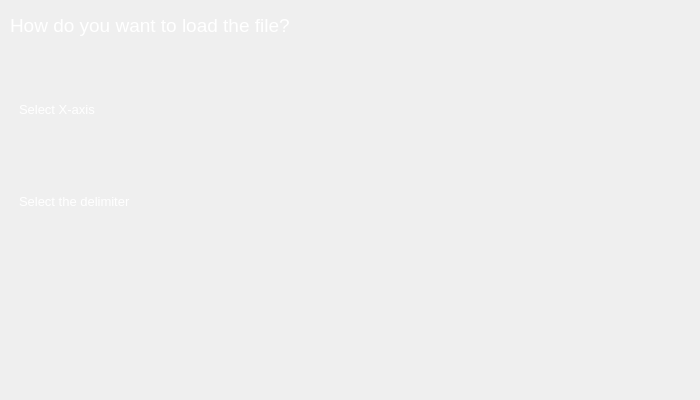
<?xml version="1.0" encoding="UTF-8"?>
<ui version="4.0">
 <class>CsvLoadDialog</class>
 <widget class="QWidget" name="CsvLoadDialog">
  <property name="geometry">
   <rect>
    <x>0</x>
    <y>0</y>
    <width>700</width>
    <height>400</height>
   </rect>
  </property>
  <property name="minimumSize">
   <size>
    <width>700</width>
    <height>400</height>
   </size>
  </property>
  <property name="maximumSize">
   <size>
    <width>16777215</width>
    <height>16777215</height>
   </size>
  </property>
  <property name="windowTitle">
   <string>CsvLoadDialog</string>
  </property>
  <property name="styleSheet">
   <string notr="true">color: rgb(255, 255, 255);</string>
  </property>
  <layout class="QGridLayout" name="gridLayout">
   <property name="leftMargin">
    <number>10</number>
   </property>
   <property name="topMargin">
    <number>10</number>
   </property>
   <property name="rightMargin">
    <number>10</number>
   </property>
   <property name="bottomMargin">
    <number>10</number>
   </property>
   <property name="spacing">
    <number>10</number>
   </property>
   <item row="2" column="0">
    <widget class="QWidget" name="widget" native="true">
     <property name="minimumSize">
      <size>
       <width>300</width>
       <height>0</height>
      </size>
     </property>
     <property name="maximumSize">
      <size>
       <width>300</width>
       <height>16777215</height>
      </size>
     </property>
     <layout class="QGridLayout" name="gridLayout_2">
      <item row="1" column="0" colspan="2">
       <widget class="QWWindowButton" name="widget_LoadingType" native="true">
        <property name="minimumSize">
         <size>
          <width>0</width>
          <height>50</height>
         </size>
        </property>
        <property name="maximumSize">
         <size>
          <width>16777215</width>
          <height>50</height>
         </size>
        </property>
       </widget>
      </item>
      <item row="2" column="0">
       <widget class="QLabel" name="title_3">
        <property name="minimumSize">
         <size>
          <width>0</width>
          <height>20</height>
         </size>
        </property>
        <property name="maximumSize">
         <size>
          <width>16777215</width>
          <height>200</height>
         </size>
        </property>
        <property name="font">
         <font>
          <pointsize>10</pointsize>
         </font>
        </property>
        <property name="text">
         <string>Select the delimiter</string>
        </property>
        <property name="alignment">
         <set>Qt::AlignmentFlag::AlignLeading|Qt::AlignmentFlag::AlignLeft|Qt::AlignmentFlag::AlignVCenter</set>
        </property>
       </widget>
      </item>
      <item row="0" column="0" colspan="2">
       <widget class="QLabel" name="title_2">
        <property name="minimumSize">
         <size>
          <width>0</width>
          <height>20</height>
         </size>
        </property>
        <property name="maximumSize">
         <size>
          <width>16777215</width>
          <height>20</height>
         </size>
        </property>
        <property name="font">
         <font>
          <pointsize>10</pointsize>
         </font>
        </property>
        <property name="text">
         <string>Select X-axis</string>
        </property>
        <property name="alignment">
         <set>Qt::AlignmentFlag::AlignLeading|Qt::AlignmentFlag::AlignLeft|Qt::AlignmentFlag::AlignVCenter</set>
        </property>
       </widget>
      </item>
      <item row="4" column="0" colspan="2">
       <widget class="QWidget" name="widget_2" native="true">
        <layout class="QHBoxLayout" name="horizontalLayout">
         <property name="leftMargin">
          <number>0</number>
         </property>
         <property name="topMargin">
          <number>0</number>
         </property>
         <property name="rightMargin">
          <number>0</number>
         </property>
         <property name="bottomMargin">
          <number>0</number>
         </property>
         <item>
          <widget class="QtMaterialRaisedButton" name="button_cancel" native="true">
           <property name="minimumSize">
            <size>
             <width>100</width>
             <height>30</height>
            </size>
           </property>
           <property name="maximumSize">
            <size>
             <width>100</width>
             <height>30</height>
            </size>
           </property>
          </widget>
         </item>
         <item>
          <widget class="QtMaterialRaisedButton" name="button_loadit" native="true">
           <property name="minimumSize">
            <size>
             <width>100</width>
             <height>30</height>
            </size>
           </property>
           <property name="maximumSize">
            <size>
             <width>100</width>
             <height>30</height>
            </size>
           </property>
          </widget>
         </item>
         <item>
          <spacer name="horizontalSpacer">
           <property name="orientation">
            <enum>Qt::Orientation::Horizontal</enum>
           </property>
           <property name="sizeHint" stdset="0">
            <size>
             <width>40</width>
             <height>20</height>
            </size>
           </property>
          </spacer>
         </item>
         <item>
          <widget class="FluBusyProgressRing" name="widget_loading" native="true">
           <property name="minimumSize">
            <size>
             <width>30</width>
             <height>30</height>
            </size>
           </property>
           <property name="maximumSize">
            <size>
             <width>30</width>
             <height>30</height>
            </size>
           </property>
          </widget>
         </item>
        </layout>
       </widget>
      </item>
      <item row="3" column="0">
       <spacer name="verticalSpacer">
        <property name="orientation">
         <enum>Qt::Orientation::Vertical</enum>
        </property>
        <property name="sizeHint" stdset="0">
         <size>
          <width>20</width>
          <height>40</height>
         </size>
        </property>
       </spacer>
      </item>
      <item row="2" column="1">
       <widget class="FluComboBox" name="widget_DelimiterType" native="true">
        <property name="minimumSize">
         <size>
          <width>0</width>
          <height>40</height>
         </size>
        </property>
        <property name="maximumSize">
         <size>
          <width>16777215</width>
          <height>40</height>
         </size>
        </property>
       </widget>
      </item>
     </layout>
    </widget>
   </item>
   <item row="2" column="1">
    <widget class="QStackedWidget" name="stackedWidget">
     <property name="currentIndex">
      <number>0</number>
     </property>
     <widget class="QWidget" name="page_type">
      <layout class="QGridLayout" name="gridLayout_4">
       <property name="leftMargin">
        <number>0</number>
       </property>
       <property name="topMargin">
        <number>0</number>
       </property>
       <property name="rightMargin">
        <number>0</number>
       </property>
       <property name="bottomMargin">
        <number>0</number>
       </property>
       <property name="spacing">
        <number>0</number>
       </property>
       <item row="0" column="0">
        <widget class="QScrollArea" name="scrollArea">
         <property name="styleSheet">
          <string notr="true">QWidget{
color: rgb(255, 255, 255);
background-color: #00000000;
}
QScrollArea{
border: 0px solid;
border-right-width: 0px;
background-color: #00000000;
}
QScrollBar:vertical {
border: none;
background: rgba(255, 255, 255,0);
width: 6px;
margin: 0px 0 0px 0;
}
QScrollBar::handle:vertical {
background: rgb(70, 70, 70);
min-height: 20px;
border-radius: 2px;
border: none;
}
QScrollBar::handle:vertical::hover {
background: rgb(120, 120, 120);
min-height: 20px;
border-radius: 2px;
border: none;
}
QScrollBar::handle:vertical::pressed {
background: rgb(100, 100, 100);
min-height: 20px;
border-radius: 2px;
border: none;
}
QScrollBar::add-line:vertical {
border: 0px solid grey;
background: #32CC99;
height: 0px;
subcontrol-position: bottom;
subcontrol-origin: margin;
}
QScrollBar::sub-line:vertical {
border: 0px solid grey;
background: #32CC99;
height: 0px;
subcontrol-position: top;
subcontrol-origin: margin;
}
QScrollBar::add-page:vertical, QScrollBar::sub-page:vertical {
background: none;
width: 0px;
height: 0px;
}
QScrollBar:horizontal {
border: none;
background: rgba(255, 255, 255,0);
height: 6px;
margin: 0px 0 0px 0;
}
QScrollBar::handle:horizontal {
background: rgb(70, 70, 70);
min-height: 20px;
border-radius: 2px;
border: none;
}
QScrollBar::handle:horizontal::hover {
background: rgb(120, 120, 120);
min-height: 20px;
border-radius: 2px;
border: none;
}
QScrollBar::handle:horizontal::pressed {
background: rgb(100, 100, 100);
min-height: 20px;
border-radius: 2px;
border: none;
}
QScrollBar::add-line:horizontal {
border: 0px solid grey;
background: #32CC99;
height: 0px;
subcontrol-position: bottom;
subcontrol-origin: margin;
}
QScrollBar::sub-line:horizontal {
border: 0px solid grey;
background: #32CC99;
width: 0px;
subcontrol-position: top;
subcontrol-origin: margin;
}
QScrollBar::add-page:horizontal, QScrollBar::sub-page:horizontal {
background: none;
width: 0px;
height: 0px;
}</string>
         </property>
         <property name="widgetResizable">
          <bool>true</bool>
         </property>
         <widget class="QWidget" name="scrollArea_box">
          <property name="geometry">
           <rect>
            <x>0</x>
            <y>0</y>
            <width>370</width>
            <height>300</height>
           </rect>
          </property>
          <layout class="QGridLayout" name="gridLayout_5">
           <property name="leftMargin">
            <number>5</number>
           </property>
           <property name="topMargin">
            <number>5</number>
           </property>
           <property name="rightMargin">
            <number>5</number>
           </property>
           <property name="bottomMargin">
            <number>5</number>
           </property>
           <property name="spacing">
            <number>0</number>
           </property>
           <item row="0" column="0">
            <widget class="FluVRadioGroupBox" name="radioBox" native="true"/>
           </item>
          </layout>
         </widget>
        </widget>
       </item>
      </layout>
     </widget>
     <widget class="QWidget" name="page_null">
      <layout class="QGridLayout" name="gridLayout_3">
       <property name="leftMargin">
        <number>0</number>
       </property>
       <property name="topMargin">
        <number>0</number>
       </property>
       <property name="rightMargin">
        <number>0</number>
       </property>
       <property name="bottomMargin">
        <number>0</number>
       </property>
       <property name="spacing">
        <number>0</number>
       </property>
       <item row="0" column="0">
        <widget class="QLabel" name="label_null">
         <property name="sizePolicy">
          <sizepolicy hsizetype="Preferred" vsizetype="Preferred">
           <horstretch>0</horstretch>
           <verstretch>0</verstretch>
          </sizepolicy>
         </property>
         <property name="text">
          <string>There's nothing here</string>
         </property>
         <property name="alignment">
          <set>Qt::AlignmentFlag::AlignCenter</set>
         </property>
        </widget>
       </item>
      </layout>
     </widget>
    </widget>
   </item>
   <item row="1" column="0" colspan="2">
    <widget class="QLineEdit" name="lineEdit_file">
     <property name="minimumSize">
      <size>
       <width>0</width>
       <height>30</height>
      </size>
     </property>
     <property name="maximumSize">
      <size>
       <width>16777215</width>
       <height>30</height>
      </size>
     </property>
     <property name="font">
      <font>
       <pointsize>8</pointsize>
      </font>
     </property>
     <property name="styleSheet">
      <string notr="true">background-color: rgba(255, 255, 255, 0);
border: 0;</string>
     </property>
     <property name="text">
      <string/>
     </property>
     <property name="readOnly">
      <bool>true</bool>
     </property>
    </widget>
   </item>
   <item row="0" column="0" colspan="2">
    <widget class="QLabel" name="title">
     <property name="minimumSize">
      <size>
       <width>0</width>
       <height>30</height>
      </size>
     </property>
     <property name="maximumSize">
      <size>
       <width>16777215</width>
       <height>30</height>
      </size>
     </property>
     <property name="font">
      <font>
       <pointsize>14</pointsize>
      </font>
     </property>
     <property name="text">
      <string>How do you want to load the file?</string>
     </property>
     <property name="alignment">
      <set>Qt::AlignmentFlag::AlignLeading|Qt::AlignmentFlag::AlignLeft|Qt::AlignmentFlag::AlignVCenter</set>
     </property>
    </widget>
   </item>
  </layout>
 </widget>
 <customwidgets>
  <customwidget>
   <class>FluComboBox</class>
   <extends>QWidget</extends>
   <header>FluControls/FluComboBox.h</header>
   <container>1</container>
  </customwidget>
  <customwidget>
   <class>FluVRadioGroupBox</class>
   <extends>QWidget</extends>
   <header>FluControls/FluVRadioGroupBox.h</header>
   <container>1</container>
  </customwidget>
  <customwidget>
   <class>QWWindowButton</class>
   <extends>QWidget</extends>
   <header>qwool/qwwindowbutton.h</header>
   <container>1</container>
  </customwidget>
  <customwidget>
   <class>FluBusyProgressRing</class>
   <extends>QWidget</extends>
   <header>FluControls/FluBusyProgressRing.h</header>
   <container>1</container>
  </customwidget>
  <customwidget>
   <class>QtMaterialRaisedButton</class>
   <extends>QWidget</extends>
   <header>qt_material_widgets/qtmaterialraisedbutton.h</header>
   <container>1</container>
  </customwidget>
 </customwidgets>
 <resources/>
 <connections/>
</ui>
